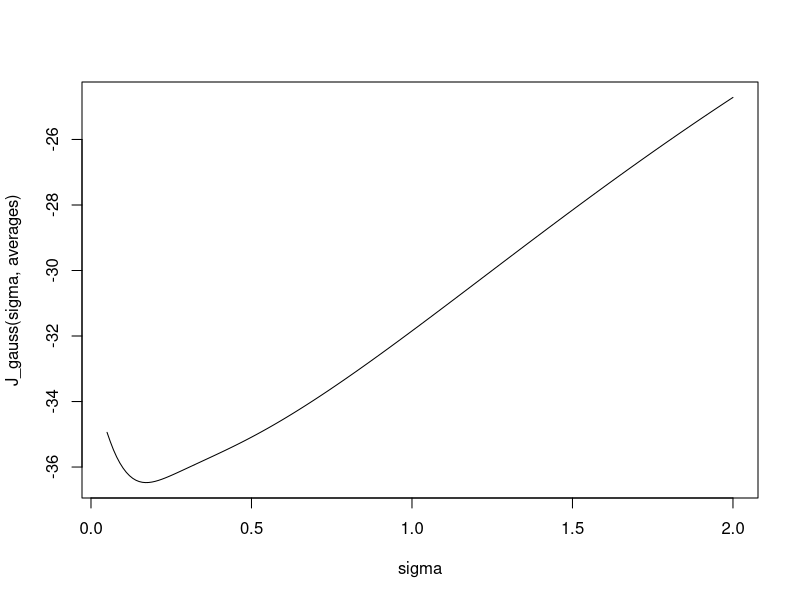
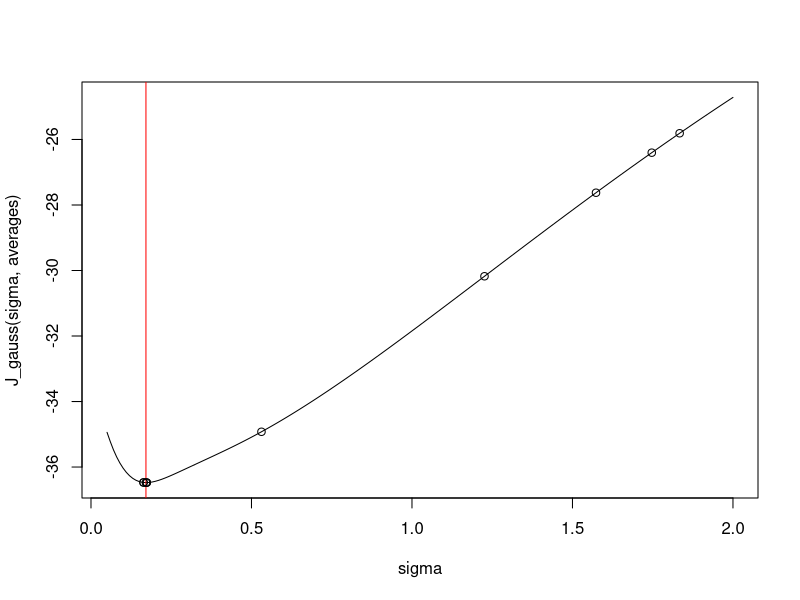
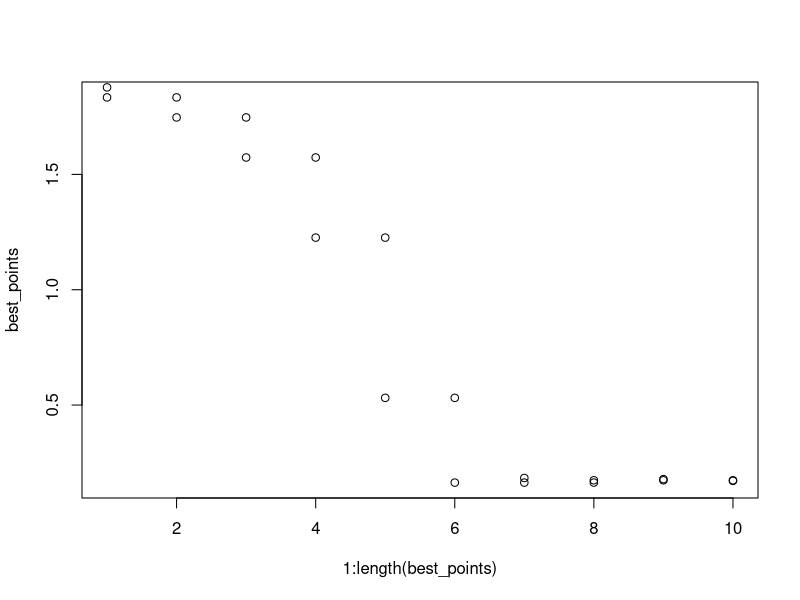
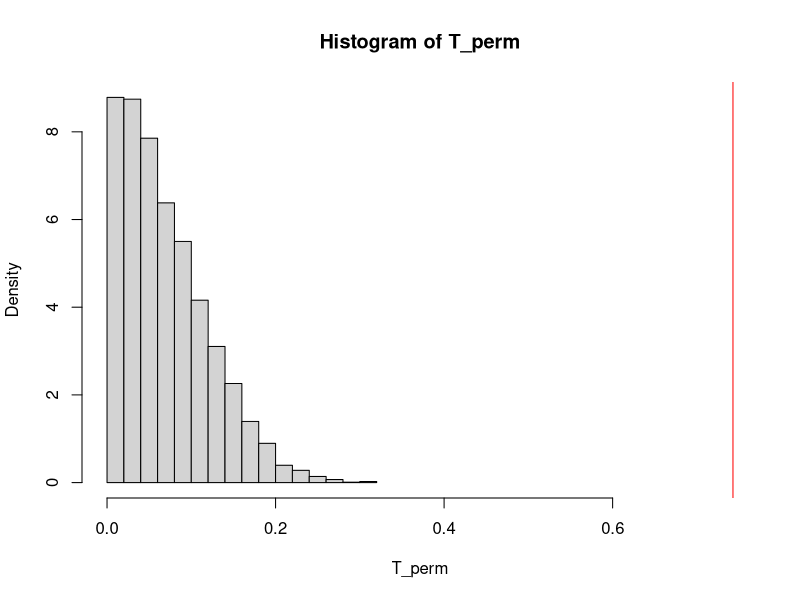
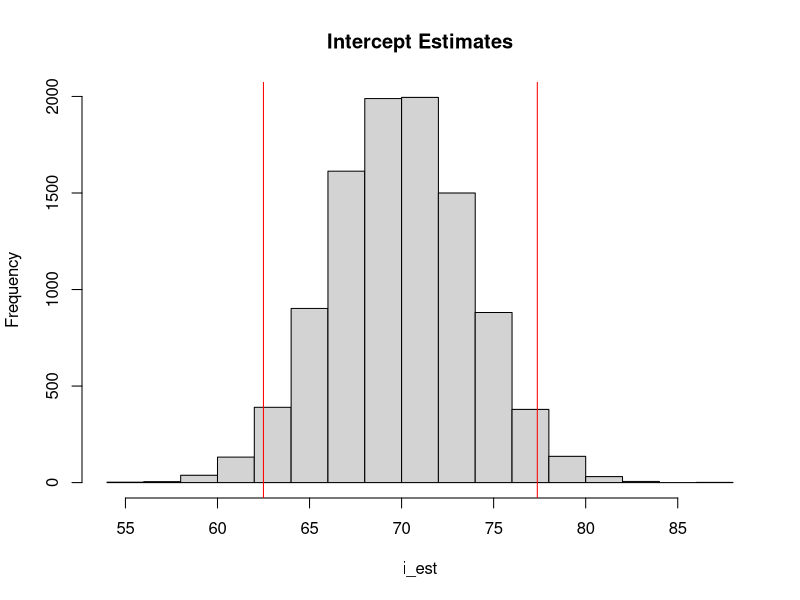
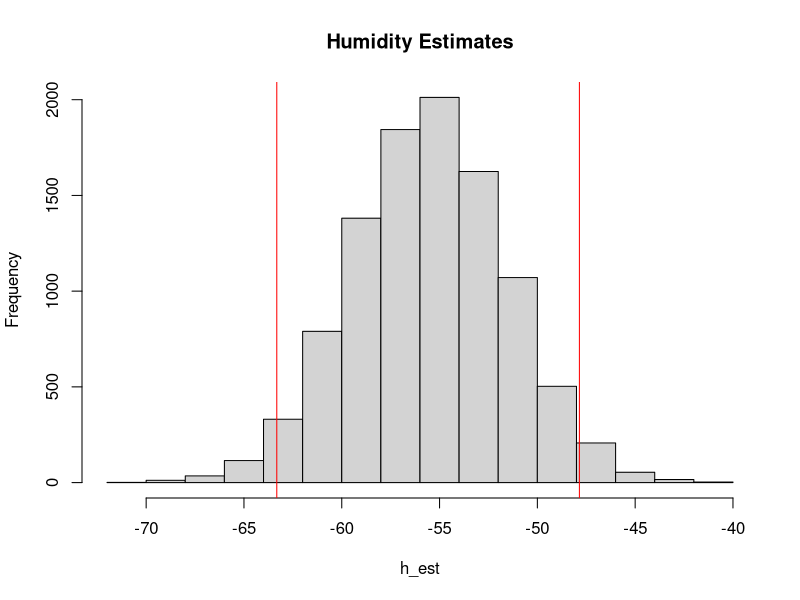
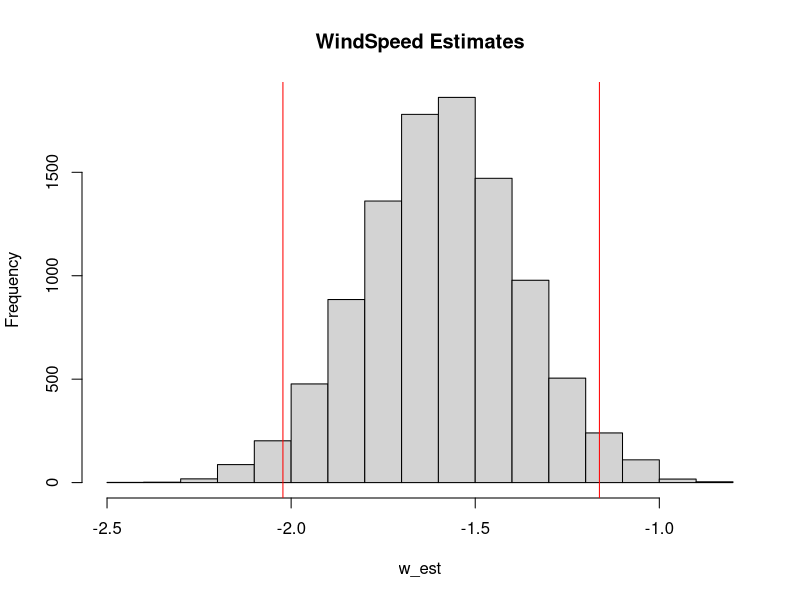

These charts were generated, in order, by the following R code:
## ---- chunk 1
set.seed(42)
## ---- chunk 2
# gaussian kernel
k_gauss <- function(x, x_prime, sigma=1) {
    dnorm(x, mean=x_prime, sd=sigma)
}

# error function J
J_gauss <- function(sigma, X) {
    n <- length(X)
    first_term <- 0
    for (i in 1:n) {
        for (j in 1:n) {
            first_term <- first_term + k_gauss(X[i], X[j], sqrt(2)*sigma)
        }
    }
    first_term <- first_term * (1 / n^2)
    second_term <- 0
    for (i in 1:n) {
        inner <- 0
        for (j in 1:n) {
            if (j != i) {
                second_term <- second_term + k_gauss(X[j], X[i], sigma)
            }
        }
        second_term <- second_term + (1 / (n - 1)) * inner
    }
    second_term <- second_term * (2 / n)
    return(first_term - second_term)
}
## ---- chunk 3
# load dataset
scores <- data.matrix(read.csv('./data/score.csv'))
averages <- rowMeans(scores) / 10
averages[0:10]
## ---- chunk 4
sigma <- seq(0.05, 2, 0.01)
plot(sigma, J_gauss(sigma, averages), type="l")
## ---- chunk 5
my_loss <- function(sigma) {
    J_gauss(sigma, averages)
}

nm_gauss_kde <- function(par=c(0.05, 2), fn = my_loss, return_points=FALSE) {
    # parameters
    alpha <- 1
    gamma <- 2
    rho <- 0.5
    sigma <- 0.5
    
    # termination criteria
    max_term <- 100
    sd_threshold <- 0.001
    
    dim <- 2
    points <- runif(dim, min=par[1], max=par[2])
    
    point_mat <- NA
    
    iter <- 1
    while(sd(points) >= sd_threshold & iter <= max_term) {
        # Order points
        points <- points[order(fn(points))]
        if (return_points) {
            if (iter == 1) {
                point_mat <- matrix(points, nrow=1, ncol=dim)
            } else {
                point_mat <- rbind(point_mat, matrix(points, nrow=1, ncol=dim))
            }
        }
        
        # Compute centroid - this is merely the first point (2 points only)
        centroid <- points[1:dim-1] / (dim-1)
        
        # Reflect about centroid
        reflected_point <- centroid +  alpha * (centroid - points[dim])
        if (reflected_point < 0) {
            reflected_point <- -1 * reflected_point
        }
        val_r <- fn(reflected_point)
        # don't need to check reflected
        # criteria; if better than x_n but not better than x_1; isn't possible
        # since x_1 = x_n here
        
        # Expand step
        if (val_r < fn(points[1])) {
            expanded <- centroid + gamma * (reflected_point - centroid)
            if (expanded < 0) {
                expanded <- -1*expanded
            }
            if (fn(expanded) < val_r) {
                points[dim] <- expanded
            } else {
                points[dim] <- reflected_point
            }
        } else {
            contracted <- centroid + rho * (reflected_point - centroid)
            if (contracted < 0) {
                contracted <- -1*contracted
            }
            if (fn(contracted) < fn(points[dim])) {
                # contract
                points[dim] <- contracted
            } else {
                # shrink
                points <- points[1] + sigma * (points - points[1])
            }
        }
        # next iteration
        iter <- iter + 1
    }
    if (return_points) {
        return(point_mat)
    }
    return(points[1])
}
## ---- chunk 6
points <- nm_gauss_kde(return_points = TRUE)
best_points <- points[,1]
plot(sigma, J_gauss(sigma, averages), type="l")
abline(v=points[length(best_points),1], col="red")
points(best_points, J_gauss(best_points, averages))
## ---- chunk 7
plot(1:length(best_points), best_points)
points(1:length(best_points), points[,2])
## ---- chunk 8
weather <- read.csv('./data/Szeged_Weather_Summary.csv')
weather[1:5,]
## ---- chunk 9
K <- 10000

T_obs <- abs(cor(weather$Temperature, weather$Humidity))

T_perm <- vector('numeric', K)
temp_df <- weather
for (i in 1:K) {
    temp_df$Humidity <- sample(weather$Humidity)
    T_perm[i] <- abs(cor(temp_df$Temperature, temp_df$Humidity))
}

x_end <- max(c(T_obs, max(T_perm)))
hist(T_perm, freq=FALSE, xlim = c(0,x_end))
abline(v=T_obs, col='red')
print(mean(T_perm >= T_obs))
## ---- chunk 10
# size of data
n <- nrow(weather)
# error caches
error1 <- numeric(n)
error2 <- numeric(n)
error3 <- numeric(n)

for (i in 1:n) {
    # create models
    m1_i <- lm(Temperature~Humidity, data=weather[-i,])
    m2_i <- lm(Temperature~WindSpeed, data=weather[-i,])
    m3_i <- lm(Temperature~Humidity+WindSpeed, data=weather[-i,])
    
    # predicted values
    y1 <- predict(m1_i, weather[i,])
    y2 <- predict(m2_i, weather[i,])
    y3 <- predict(m3_i, weather[i,])
    
    # compute squared error
    error1[i] <- (weather$Temperature[i]- y1)^2
    error2[i] <- (weather$Temperature[i]- y2)^2
    error3[i] <- (weather$Temperature[i]- y3)^2
}

print(mean(error1))
print(mean(error2))
print(mean(error3))
## ---- chunk 11
alpha <- 0.05

# model
# temp = b_1 + b_2 * humid + b_3 * wind
# fit regression - calculate estimates
model <- lm(Temperature~Humidity+WindSpeed, data=weather)
beta_hat <- model$coefficients
epsilon_hat <- model$residuals
model$coefficients
## ---- chunk 12
# bootstrap
K <- 10000
n <- nrow(weather)

beta_boot <- matrix(nrow=K,ncol=length(beta_hat))
for (i in 1:K) {
    humid_boot_k <- sample(weather$Humidity, n, replace=TRUE)
    wind_boot_k <- sample(weather$WindSpeed, n, replace=TRUE)
    epsilon_boot_k <- sample(epsilon_hat, n, replace=TRUE)
    
    y_k <- beta_hat[1] + 
        beta_hat[2]*humid_boot_k + 
        beta_hat[3]*wind_boot_k + 
        epsilon_boot_k
    beta_boot[i,] <- lm(y_k~humid_boot_k+wind_boot_k)$coefficients
}
## ---- chunk 13
# calculating confidence intervals
i_est <- beta_boot[,1]
interval <- quantile(i_est, probs=c(alpha/2, 1-alpha/2))
print(interval)
hist(i_est, main="Intercept Estimates")
abline(v=interval, col='red')

h_est <- beta_boot[,2]
interval <- quantile(h_est, probs=c(alpha/2, 1-alpha/2))
print(interval)
hist(h_est, main="Humidity Estimates")
abline(v=interval, col='red')

w_est <- beta_boot[,3]
interval <- quantile(w_est, probs=c(alpha/2, 1-alpha/2))
print(interval)
hist(w_est, main="WindSpeed Estimates")
abline(v=interval, col='red')
